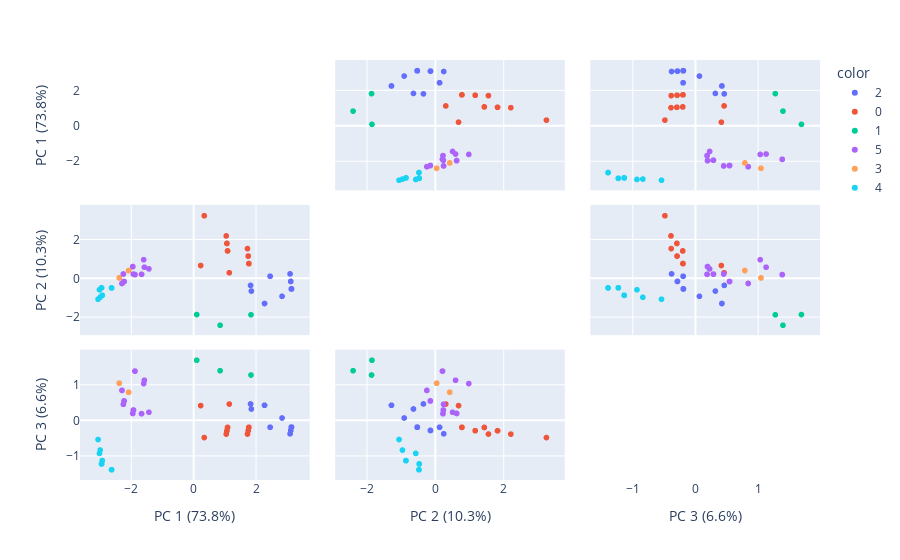

Notebook cell for this chart:
### Code cell
pca(full_data, affi_prop(full_data, damping=0.64).labels_, 3)

### Figure 1 — Plotly figure (JSON) as saved in the notebook; plotly's stock layout.template omitted (floating-point values rounded to 4 significant figures)
{"data": [{"dimensions": [{"axis": {"matches": true}, "label": "PC 1 (73.8%)", "values": [2.456, 3.138, 3.116, 3.138, 2.275, 3.116, 3.138, 3.138, 3.138, 3.116, 3.138, 1.828, 2.837, 3.138, 2.456, 3.138, 3.094, 3.138, 1.853, 2.275, 3.138, 3.138, 3.138, 3.138, 3.138, 3.138, 3.138]}, {"axis": {"matches": true}, "label": "PC 2 (10.3%)", "values": [0.1297, -0.5246, -0.1362, -0.5246, -1.278, -0.1362, -0.5246, -0.5246, -0.5246, -0.1362, -0.5246, -0.3426, -0.9064, -0.5246, 0.1297, -0.5246, 0.2521, -0.5246, -0.6339, -1.278, -0.5246, -0.5246, -0.5246, -0.5246, -0.5246, -0.5246, -0.5246]}, {"axis": {"matches": true}, "label": "PC 3 (6.6%)", "values": [-0.1905, -0.1875, -0.2814, -0.1875, 0.4288, -0.2814, -0.1875, -0.1875, -0.1875, -0.2814, -0.1875, 0.4662, 0.06997, -0.1875, -0.1905, -0.1875, -0.3753, -0.1875, 0.3244, 0.4288, -0.1875, -0.1875, -0.1875, -0.1875, -0.1875, -0.1875, -0.1875]}], "hovertemplate": "color=2<br>%{xaxis.title.text}=%{x}<br>%{yaxis.title.text}=%{y}<extra></extra>", "legendgroup": "2", "marker": {"color": "#636efa", "symbol": "circle"}, "name": "2", "showlegend": true, "type": "splom", "diagonal": {"visible": false}}, {"dimensions": [{"axis": {"matches": true}, "label": "PC 1 (73.8%)", "values": [1.773, 1.068, 1.145, 1.773, 1.751, 1.09, 1.068, 0.3418, 1.773, 1.729, 1.751, 1.046, 1.773, 1.068, 0.2272, 1.09]}, {"axis": {"matches": true}, "label": "PC 2 (10.3%)", "values": [0.7841, 1.827, 0.3117, 0.7841, 1.172, 1.438, 1.827, 3.258, 0.7841, 1.561, 1.172, 2.215, 0.7841, 1.827, 0.6854, 1.438]}, {"axis": {"matches": true}, "label": "PC 3 (6.6%)", "values": [-0.1935, -0.2904, 0.4632, -0.1935, -0.2874, -0.1965, -0.2904, -0.4813, -0.1935, -0.3813, -0.2874, -0.3843, -0.1935, -0.2904, 0.4198, -0.1965]}], "hovertemplate": "color=0<br>%{xaxis.title.text}=%{x}<br>%{yaxis.title.text}=%{y}<extra></extra>", "legendgroup": "0", "marker": {"color": "#EF553B", "symbol": "circle"}, "name": "0", "showlegend": true, "type": "splom", "diagonal": {"visible": false}}, {"dimensions": [{"axis": {"matches": true}, "label": "PC 1 (73.8%)", "values": [0.8508, 0.1017, 1.842]}, {"axis": {"matches": true}, "label": "PC 2 (10.3%)", "values": [-2.402, -1.849, -1.862]}, {"axis": {"matches": true}, "label": "PC 3 (6.6%)", "values": [1.404, 1.699, 1.282]}], "hovertemplate": "color=1<br>%{xaxis.title.text}=%{x}<br>%{yaxis.title.text}=%{y}<extra></extra>", "legendgroup": "1", "marker": {"color": "#00cc96", "symbol": "circle"}, "name": "1", "showlegend": true, "type": "splom", "diagonal": {"visible": false}}, {"dimensions": [{"axis": {"matches": true}, "label": "PC 1 (73.8%)", "values": [-1.951, -1.951, -1.669, -1.669, -2.297, -1.88, -1.929, -2.231, -1.88, -2.231, -1.929, -2.252, -1.88, -2.231, -1.951, -1.929, -2.231, -1.951, -1.929, -1.434, -1.601, -2.297, -2.252, -1.579]}, {"axis": {"matches": true}, "label": "PC 2 (10.3%)", "values": [0.6289, 0.6289, 0.2299, 0.2299, -0.2424, 0.2155, 0.2406, -0.1412, 0.2155, -0.1412, 0.2406, 0.2471, 0.2155, -0.1412, 0.6289, 0.2406, -0.1412, 0.6289, 0.2406, 0.5106, 0.9857, -0.2424, 0.2471, 0.5973]}, {"axis": {"matches": true}, "label": "PC 3 (6.6%)", "values": [0.1993, 0.1993, 0.1919, 0.1919, 0.8486, 1.392, 0.2932, 0.5507, 1.392, 0.5507, 0.2932, 0.4568, 1.392, 0.5507, 0.1993, 0.2932, 0.5507, 0.1993, 0.2932, 0.2323, 1.04, 0.8486, 0.4568, 1.134]}], "hovertemplate": "color=5<br>%{xaxis.title.text}=%{x}<br>%{yaxis.title.text}=%{y}<extra></extra>", "legendgroup": "5", "marker": {"color": "#ab63fa", "symbol": "circle"}, "name": "5", "showlegend": true, "type": "splom", "diagonal": {"visible": false}}, {"dimensions": [{"axis": {"matches": true}, "label": "PC 1 (73.8%)", "values": [-2.084, -2.385, -2.385, -2.385, -2.084]}, {"axis": {"matches": true}, "label": "PC 2 (10.3%)", "values": [0.4267, 0.04482, 0.04482, 0.04482, 0.4267]}, {"axis": {"matches": true}, "label": "PC 3 (6.6%)", "values": [0.7951, 1.052, 1.052, 1.052, 0.7951]}], "hovertemplate": "color=3<br>%{xaxis.title.text}=%{x}<br>%{yaxis.title.text}=%{y}<extra></extra>", "legendgroup": "3", "marker": {"color": "#FFA15A", "symbol": "circle"}, "name": "3", "showlegend": true, "type": "splom", "diagonal": {"visible": false}}, {"dimensions": [{"axis": {"matches": true}, "label": "PC 1 (73.8%)", "values": [-2.998, -3.064, -2.953, -2.953, -2.931, -2.953, -2.931, -2.931, -2.63, -3.02, -2.953, -2.931, -2.63, -2.931, -2.63]}, {"axis": {"matches": true}, "label": "PC 2 (10.3%)", "values": [-0.9558, -1.057, -0.4664, -0.4664, -0.8547, -0.4664, -0.8547, -0.8547, -0.4729, -0.5675, -0.4664, -0.8547, -0.4729, -0.8547, -0.4729]}, {"axis": {"matches": true}, "label": "PC 3 (6.6%)", "values": [-0.8336, -0.5358, -1.225, -1.225, -1.131, -1.225, -1.131, -1.131, -1.389, -0.9276, -1.225, -1.131, -1.389, -1.131, -1.389]}], "hovertemplate": "color=4<br>%{xaxis.title.text}=%{x}<br>%{yaxis.title.text}=%{y}<extra></extra>", "legendgroup": "4", "marker": {"color": "#19d3f3", "symbol": "circle"}, "name": "4", "showlegend": true, "type": "splom", "diagonal": {"visible": false}}], "layout": {"legend": {"title": {"text": "color"}, "tracegroupgap": 0}, "margin": {"t": 60}, "dragmode": "select"}}
